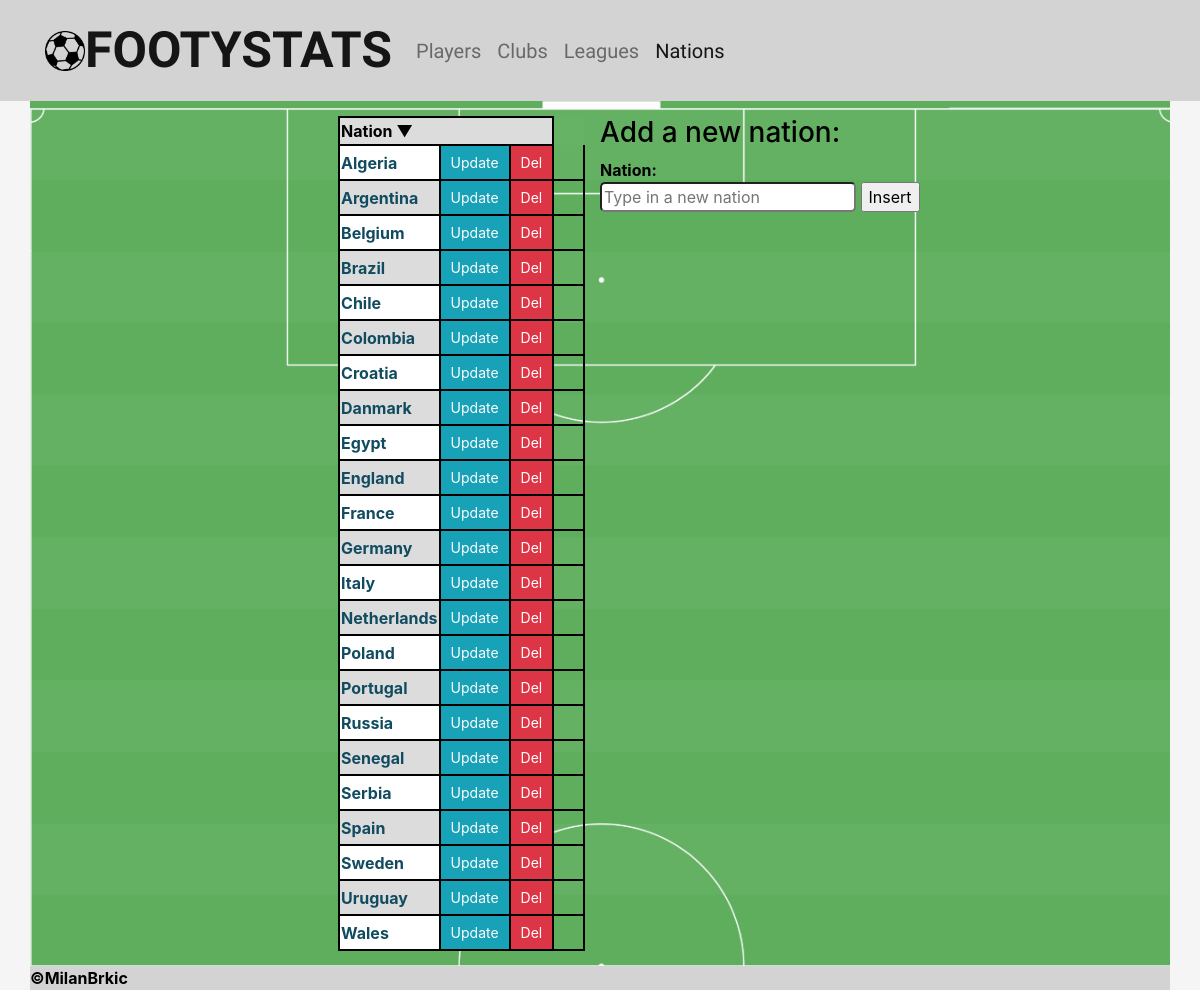
The app's page /nation_page.php, older data.
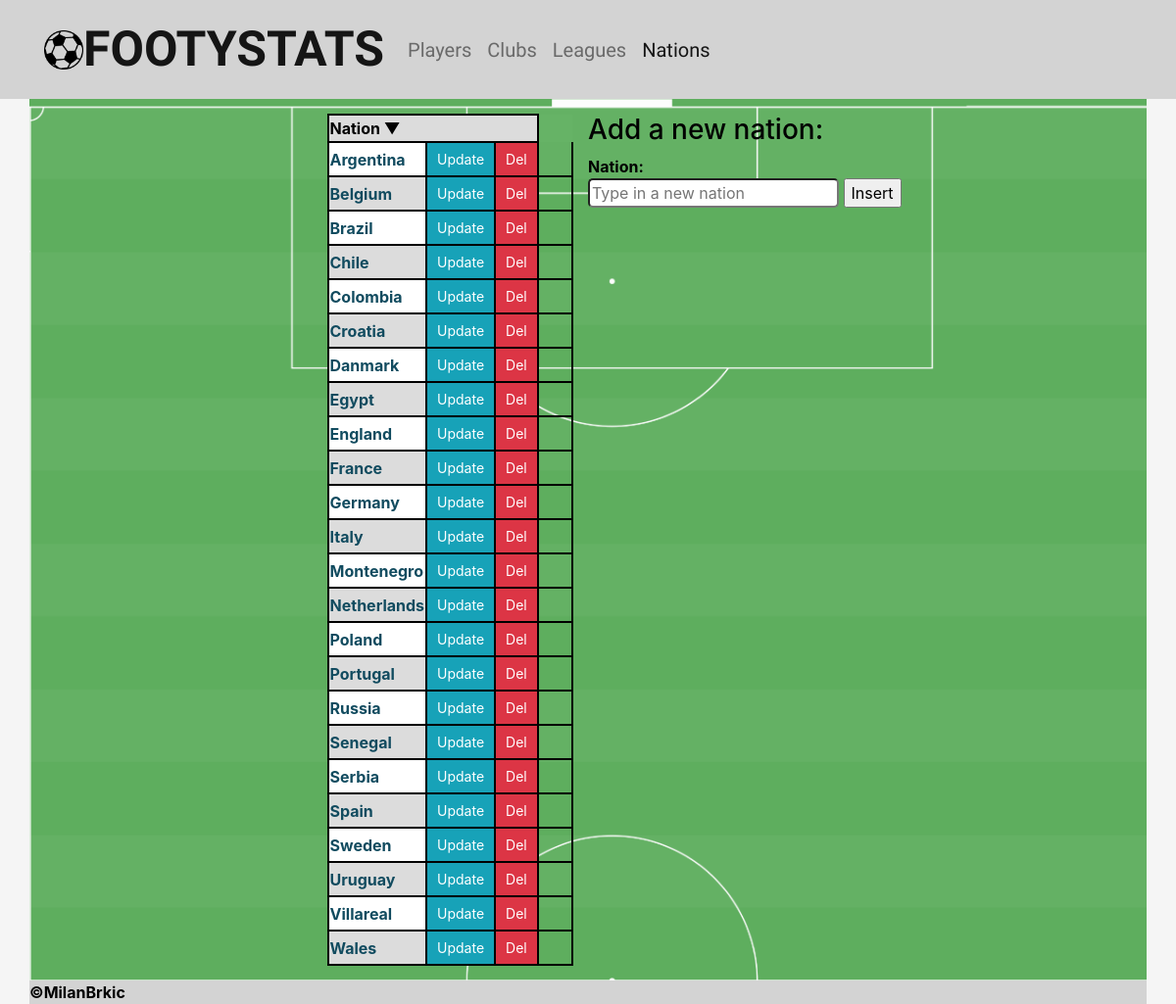
The same page, newer data.
### tables this page shows
CREATE TABLE `nation` (
  `id` int(5) NOT NULL,
  `name` varchar(50) NOT NULL
);

### classes/database.php (called while the page is built, shortened)
<?php
class Database{
    private $hostname="localhost";
    private $username="root";
    private $password = "";
    private $dbname;
    private $dblink;
    private $result;
    public function __construct($dbname){
        $this->dbname =$dbname;
    }
    function connect(){
        $this->dblink = new mysqli($this->hostname,$this->username, $this->password,
        $this->dbname);
        $this->dblink->set_charset("utf8");
    }
    function select($table, $column="*",$where=null, $order=null){
        if($table == "league"){
            $q = "SELECT ".$column." FROM ".$table." as l INNER JOIN nation as n ON l.nation_id=n.id" ;
            if($where!=null)
                 $q .=" WHERE ".$where;
            if($order!=null)
                $q .=" ORDER BY ".$order;
        }
        else if($table=="club"){
            $q = "SELECT ".$column." FROM ".$table." as c INNER JOIN league as l ON c.league_id=l.id INNER JOIN nation as n ON l.nation_id=n.id";
            if($where!=null)
                 $q .=" WHERE ".$where;
            if($order!=null)
                $q .=" ORDER BY ".$order;
        }
        else if($table=="player"){
            $q="SELECT ".$column." FROM ".$table." as p INNER JOIN nation as n ON p.nation_id=n.id INNER JOIN club as c ON p.club_id=c.id";
            if($where!=null)
                $q .=" WHERE ".$where;
            if($order!=null)
                $q .=" ORDER BY ".$order;
        }
        else if($table =="nation"){
            $q = "SELECT ".$column." FROM ".$table;
            if($order!=null)
                $q .=" ORDER BY ".$order;
        }
        else{
            throw new Exception("NIje pravilo uneta tabela");
        }
        if($this->executeQuery($q))
            return true;
        else return false;
    }
    function executeQuery($query){
        if($this->result = $this->dblink->query($query)){
            return true;
        }
        else{
            echo "NEizvrsen", $query;
            return false;
        }
    }
    function getResult(){
        return $this->result;
    }
}
?>

### nation_page.php (the view, shortened to what this page needs)
<!DOCTYPE html>
<html lang="en">
<head>
    <link rel="stylesheet" href="https://stackpath.bootstrapcdn.com/bootstrap/4.4.1/css/bootstrap.min.css">
    <link rel="stylesheet"  type="text/css" href="css/nation_style.css">
</head>
<body>
<?php
    include_once "classes/database.php";
?>
 <nav class="navbar navbar-expand-lg navbar-light bg-custom" id='navbarMain'>
        <div class="container" id="navContainer">
        <img src="favicon.ico" alt="ball" id="ball">
            <a class="navbar-brand" href="player_page.php">FOOTYSTATS</a>
            <div class="collapse navbar-collapse" id="navbarNav">
                <ul class="navbar-nav">
                <li class="nav-item">
                    <a class="nav-link" href="index.php">Players<span class="sr-only">(current)</span></a>
                </li>
                <li class="nav-item">
                    <a class="nav-link" href="club_page.php">Clubs</a>
                </li>
                <li class="nav-item">
                    <a class="nav-link" href="league_page.php">Leagues</a>
                </li>
                <li class="nav-item">
                    <a class="nav-link active" href="nation_page.php" tabindex="-1" aria-disabled="true">Nations</a>
                </li>
                </ul>
            </div>
        </div>
</nav>
<div class="container" id="bodyContainer">
    <div class="row" id="red">
        <div class="col-md-6 col-lg-6 col-xl-6">
            <div id="tabela_nation" class="d-flex justify-content-end">
                <table>
                    <tr>
                        <th id="sort_nation" onclick=sort()>Nation ▼</th>
                        <th></th>
                        <th></th>
                        <th class='th_hidden'></th>
                    </tr>
                    <?php
                        $crud = new Database("baza2");
                        try {
                            $crud->select("nation","*", null, "name");
                        } catch (Exception $e) {
                            echo "<br> <b>EXCEPTION CAUGHT:</b> ",$e->getMessage();
                        }
                            while($row = mysqli_fetch_array($crud->getResult())){
                                echo "<tr>";
                                    echo "<td>", $row[1],"</td>";
                                    echo "<td><button class='btn btn-info btn-sm' onclick=update(this)>Update</button></td>";
                                    echo "<td><button class='btn btn-danger btn-sm' onclick=del(this)>Del</button></td>";
                                    echo "<td class='td_hidden'>",$row[0],"</td";
                            }
                    ?>
                </table>
            </div>
        </div>
        <div class="col-md-5 col-lg-5 col-xl-5">
            <div class ='row'>
                <div id = 'nation_insert_div'>
                    <h3>Add a new nation:</h3>
                        <form method="post" id="nation_insert">
                            <b>Nation: </b> <span class="hidden_error" id="error_nation_insert"></span> <br>
                            <input type="text" name="name_insert" id='name_nation_insert' placeholder='Type in a new nation'>
                            <input type="submit" name="nameinsert" value="Insert" >
                        </form>
                </div>
            </div>
                <div class ='row' >
                </div>
        </div>
    </div>
</div>
<div class="container" id="containerFooter">
    <div class="row">
       <div class="d-flex justify-content-center"">
       <footer>
            ©MilanBrkic
        </footer>
       </div>
    </div>
</div>
</body>
</html>

### css/nation_style.css (style rules this page uses)
html { scroll-behavior: smooth; }
body { color: black; background: whitesmoke; }
table { border-collapse: collapse; border: 2px solid black; margin: 0; padding: 0; }
tr:nth-child(even) { background-color: white; }
tr:nth-child(odd) { background-color: gainsboro; }
td { border: 2px solid black; color: #114B5F; font-weight: bold; }
td:nth-child(2) { background: #17a2b8; }
td:nth-child(3) { background: #dc3545; }
#ball { width: 40px; }
.navbar-brand { font-family: 'Lilita One', cursive; font-size: 50px; font-weight: bold; }
.nav-link { font-family: 'Lilita One', cursive; font-size: 20px; }
.td_hidden { visibility: hidden; }
.th_hidden { border: 2px solid black; border-right: hidden; border-top: hidden; border-bottom: hidden; background-color: rgb(102, 179, 102); }
#navContainer { background: none; color: #114B5F; }
#name_nation_insert,#name_nation_update { border-radius: 5px; }
#red { padding-top: 15px; padding-bottom: 15px; }
.bg-custom { background-color: black; }
#navbarMain { background: lightgrey; }
#bodyContainer { background-image: url("../img/pitch2.png"); background-repeat: no-repeat; background-size: cover; }
.navbar-nav { padding-bottom: 0; }
#containerFooter { background: lightgrey; height: 100%; }
footer { font-weight: bold; align-content: center; justify-content: center; }
#sort_nation { cursor:pointer; }

Row changes from the older to the newer data that the page shows:
removed nation: name "Algeria"
added nation: name "Montenegro"
added nation: name "Villareal"
